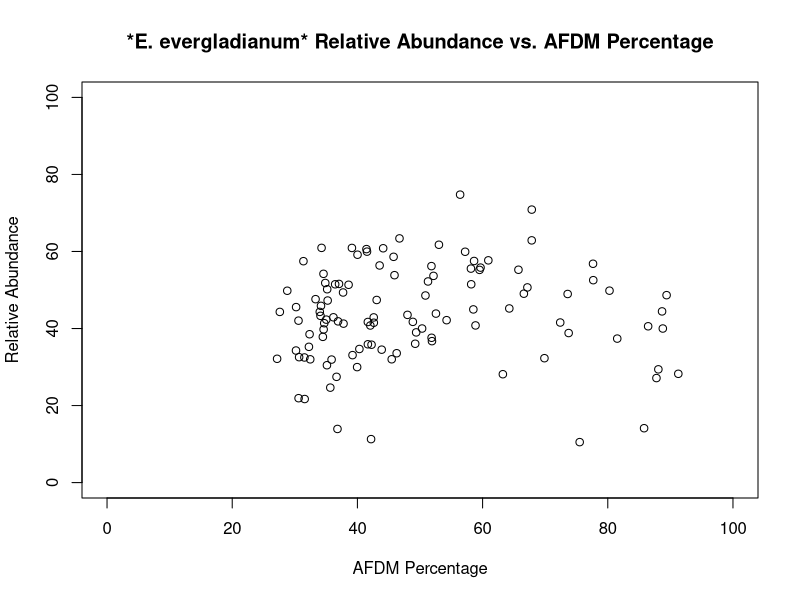
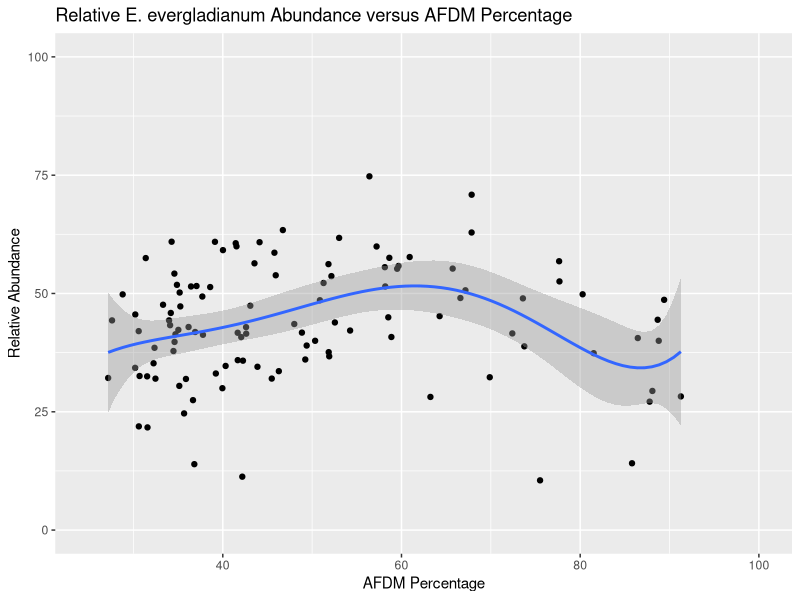
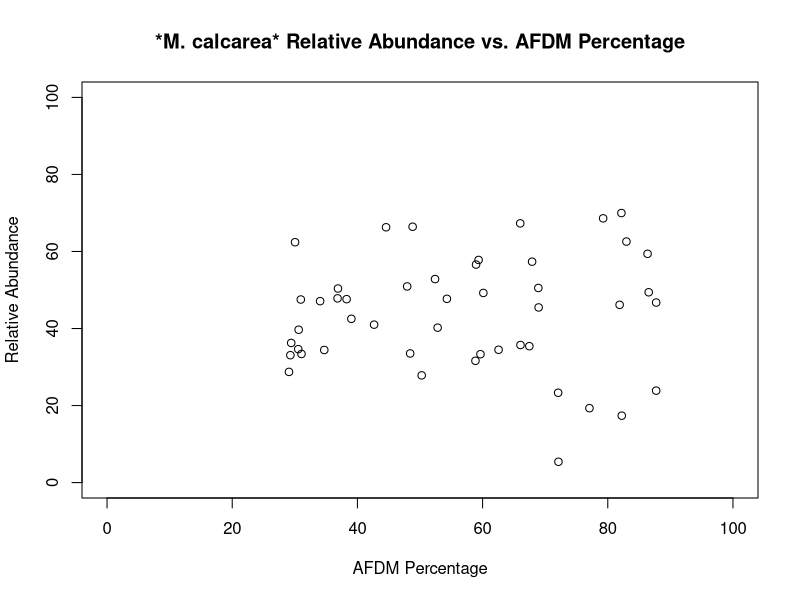

The R script that drew these images, in order: (Note: this script raises an error after producing the figures.)
## ---- chunk 1
knitr::opts_chunk$set(echo = TRUE)
## ---- chunk 2

#Encyonema evergladianum analysis

eevergladianum <- c(40.80145719,60.9375,57.48031496,55.25846702,44.96124031,50.67178503,57.69980507,30.46875,48.57142857,59.16030534,43.54527938,45.88235294,28.24427481,45.55984556,41.37931034,47.61904762,50.19762846,58.61386139,10.5065666,56.37065637,51.82341651,38.996139,29.98102467,36.04651163,34.28571429,32.4853229,41.86046512,61.74757282,51.57480315,51.48514851,41.26984127,55.81395349,14.11764706,41.69741697,44.31137725,49.82698962,63.39622642,56.20155039,32.14285714,13.92649903,60.61776062,49.35543278,59.96204934,28.13688213,52.21518987,34.68634686,11.28404669,44.31372549,32.55813953,34.50980392,27.13754647,21.69625247,41.72932331,74.7553816,51.3562387,29.4017094,42.043222,38.51851852,57.53424658,41.50197628,32.29571984,49.80694981,43.29501916,45.21072797,42.91338583,47.265625,53.84615385,40.57971014,32.01581028,40,49.04214559,55.2238806,42.30769231,48.65900383,37.83783784,31.93612774,24.65208748,44.44444444,51.48148148,27.45825603,60.83499006,56.81381958,40,37.59689922,32,70.87198516,41.55844156,47.41035857,21.9123506,43.87351779,35.90733591,62.88659794,48.96551724,33.58208955,42.16634429,42.88425047,33.08823529,59.93031359,38.82783883,55.55555556,40.78431373,53.66795367,39.76143141,37.38317757,60.91954023,54.19847328,52.54901961,35.24752475,36.71875,35.79766537)
eevergladianumafdwpercent <- c(58.86951293,34.27220179,31.37589621,65.728,58.52213315,67.15766503,60.91581869,35.13257576,50.87001024,40.01843318,48,34.1804683,91.26832377,30.20677894,34.70057424,33.31373702,35.17264726,45.77932343,75.50943396,43.54702657,34.86731094,49.38752784,39.95584989,49.23215899,30.18945634,31.53094463,36.90535804,53.02111138,37.06008365,58.18181818,37.77913735,59.67006729,85.80071174,41.66666667,27.60459136,80.2742616,46.7216873,51.82744158,27.17027109,36.81457431,41.44535651,37.71011298,41.53306613,63.23794792,51.27919911,40.31545741,42.18192931,33.98779517,30.68662173,43.88036956,87.7753304,31.57340926,48.85598923,56.40966094,38.58954041,88.08120498,30.58769932,32.3574969,58.63954506,42.61962693,69.87951807,28.79380009,34.10324289,64.26764127,36.16917247,35.24683502,45.92487597,86.44820883,45.47998278,88.79202989,66.59305994,59.51535408,35.0264779,89.39592295,34.478381,35.87605774,35.66918754,88.67268937,36.44566181,36.66542335,44.11594203,77.64261745,50.33382789,51.85377236,32.46305419,67.85343934,72.4033686,43.07913669,30.60299083,52.54599212,41.67234719,67.84774872,73.58925144,46.27290738,54.24981523,42.605387,39.22091235,57.21187026,73.74815906,58.13795447,42.06378987,52.1557213,34.60194752,81.51128996,39.12233299,34.5823307,77.6802049,32.25181921,51.91166322,42.25629484)
eevergladianumdata <- data.frame(eevergladianum, eevergladianumafdwpercent)
plot(eevergladianumafdwpercent, eevergladianum, main = "*E. evergladianum* Relative Abundance vs. AFDM Percentage", xlab = "AFDM Percentage", ylab = "Relative Abundance", xlim = c(0,100), ylim = c(0,100))

linear.model.ee <- lm(eevergladianumafdwpercent ~ eevergladianum)
summary(linear.model.ee)
### Cannot fit linear model

exponential.modelee <- lm(log(eevergladianumafdwpercent)~ eevergladianum)
summary(exponential.modelee)
### Cannot fit exponential model

eevergladianumafdm2 <- eevergladianumafdwpercent^2
quadratic.modelee <-lm(eevergladianum ~ eevergladianumafdwpercent + eevergladianumafdm2)
summary(quadratic.modelee)
### Weak correlation for quadratic model and pvalue <0.05

library(dplyr)
library(tidyverse)
library(caret)
model <- lm(eevergladianum ~ poly(eevergladianumafdwpercent, 2, raw = TRUE), data = eevergladianumdata)
predictions <- model %>% predict(eevergladianumdata)
data.frame(
  RMSE = RMSE(predictions, eevergladianumdata$eevergladianum),
  R2 = R2(predictions, eevergladianumdata$eevergladianum)
)
eeplot <- ggplot(eevergladianumdata, aes(eevergladianumafdwpercent, eevergladianum) ) +
  geom_point() +
  stat_smooth(method = lm, formula = y ~ poly(x, 5, raw = TRUE))
eeplot + scale_x_continuous(name="AFDM Percentage", limits=c(25, 100)) +
  scale_y_continuous(name="Relative Abundance", limits=c(0, 100)) +ggtitle("Relative E. evergladianum Abundance versus AFDM Percentage")

# Mastogloia calcarea analysis

mcalcarea <- c(27.83882784,33.39658444,45.47206166,17.37451737,28.74251497,62.40310078,56.60377358,52.83757339,31.61764706,59.39849624,67.3040153,66.28571429,36.25730994,35.71428571,40.22346369,23.32695985,33.52826511,50.92250923,69.98011928,50.3875969,50.52631579,47.1042471,68.60465116,34.64566929,34.48275862,39.68589514,33.33333333,47.61904762,47.70992366,5.405405405,23.87475538,46.74329502,47.52851711,49.41176471,35.41666667,33.07086614,66.41929499,57.80346821,57.35294118,62.57425743,49.23664122,47.83427495,34.42940039,41.00580271,42.51968504,46.15384615,19.31818182)
mcalcareaafdwpercent <- c(50.27072053,31.06475148,68.95059502,82.23329182,29.07054871,30.0390625,58.95879911,52.40447958,58.85933996,86.35551586,66.01583113,44.57917261,29.4222338,66.05316973,52.81447444,72.07334274,48.42820731,47.95008913,82.17687075,36.89223058,68.9048474,34.04255319,79.25892454,30.54514871,62.55280628,30.6122449,59.65734896,38.27586207,54.29635541,72.1197212,87.7318117,87.73281952,30.95573283,86.53702319,67.46629659,29.28915663,48.82154882,59.36111111,67.91044776,82.97981089,60.12030564,36.82849184,34.70728225,42.66700793,39.03556034,81.89126296,77.07061901)
mcalcareadata <- data.frame(mcalcarea,mcalcareaafdwpercent)
plot(mcalcareaafdwpercent,mcalcarea, main = "*M. calcarea* Relative Abundance vs. AFDM Percentage", xlab = "AFDM Percentage", ylab = "Relative Abundance", xlim = c(0,100), ylim = c(0,100))

logmcafdm <- log(mcalcareaafdwpercent)
linear.model.mc <- lm(mcalcarea ~ logmcafdm)
summary(linear.model.mc)
### Cannot fit a linear model

exponential.modelmc <- lm(log(mcalcareaafdwpercent)~ mcalcarea)
summary(exponential.modelmc)
### Cannot fit exponential model

mcalcareaafdm2 <- mcalcareaafdwpercent^2
quadratic.modelmc <-lm(mcalcarea ~ mcalcareaafdwpercent + mcalcareaafdm2)
summary(quadratic.modelmc)
### Cannot fit quadratic model
## ---- chunk 3
knitr::include_graphics("/Users/ktstans6/Desktop/CERP map.png")
## ---- chunk 4
eevergladianum <- c(40.80145719,60.9375,57.48031496,55.25846702,44.96124031,50.67178503,57.69980507,30.46875,48.57142857,59.16030534,43.54527938,45.88235294,28.24427481,45.55984556,41.37931034,47.61904762,50.19762846,58.61386139,10.5065666,56.37065637,51.82341651,38.996139,29.98102467,36.04651163,34.28571429,32.4853229,41.86046512,61.74757282,51.57480315,51.48514851,41.26984127,55.81395349,14.11764706,41.69741697,44.31137725,49.82698962,63.39622642,56.20155039,32.14285714,13.92649903,60.61776062,49.35543278,59.96204934,28.13688213,52.21518987,34.68634686,11.28404669,44.31372549,32.55813953,34.50980392,27.13754647,21.69625247,41.72932331,74.7553816,51.3562387,29.4017094,42.043222,38.51851852,57.53424658,41.50197628,32.29571984,49.80694981,43.29501916,45.21072797,42.91338583,47.265625,53.84615385,40.57971014,32.01581028,40,49.04214559,55.2238806,42.30769231,48.65900383,37.83783784,31.93612774,24.65208748,44.44444444,51.48148148,27.45825603,60.83499006,56.81381958,40,37.59689922,32,70.87198516,41.55844156,47.41035857,21.9123506,43.87351779,35.90733591,62.88659794,48.96551724,33.58208955,42.16634429,42.88425047,33.08823529,59.93031359,38.82783883,55.55555556,40.78431373,53.66795367,39.76143141,37.38317757,60.91954023,54.19847328,52.54901961,35.24752475,36.71875,35.79766537)
eevergladianumafdwpercent <- c(58.86951293,34.27220179,31.37589621,65.728,58.52213315,67.15766503,60.91581869,35.13257576,50.87001024,40.01843318,48,34.1804683,91.26832377,30.20677894,34.70057424,33.31373702,35.17264726,45.77932343,75.50943396,43.54702657,34.86731094,49.38752784,39.95584989,49.23215899,30.18945634,31.53094463,36.90535804,53.02111138,37.06008365,58.18181818,37.77913735,59.67006729,85.80071174,41.66666667,27.60459136,80.2742616,46.7216873,51.82744158,27.17027109,36.81457431,41.44535651,37.71011298,41.53306613,63.23794792,51.27919911,40.31545741,42.18192931,33.98779517,30.68662173,43.88036956,87.7753304,31.57340926,48.85598923,56.40966094,38.58954041,88.08120498,30.58769932,32.3574969,58.63954506,42.61962693,69.87951807,28.79380009,34.10324289,64.26764127,36.16917247,35.24683502,45.92487597,86.44820883,45.47998278,88.79202989,66.59305994,59.51535408,35.0264779,89.39592295,34.478381,35.87605774,35.66918754,88.67268937,36.44566181,36.66542335,44.11594203,77.64261745,50.33382789,51.85377236,32.46305419,67.85343934,72.4033686,43.07913669,30.60299083,52.54599212,41.67234719,67.84774872,73.58925144,46.27290738,54.24981523,42.605387,39.22091235,57.21187026,73.74815906,58.13795447,42.06378987,52.1557213,34.60194752,81.51128996,39.12233299,34.5823307,77.6802049,32.25181921,51.91166322,42.25629484)
eevergladianumdata <- data.frame(eevergladianum, eevergladianumafdwpercent)
eevergladianumafdm2 <- eevergladianumafdwpercent^2
quadratic.modelee <-lm(eevergladianum ~ eevergladianumafdwpercent + eevergladianumafdm2)
library(dplyr)
library(tidyverse)
library(caret)
model <- lm(eevergladianum ~ poly(eevergladianumafdwpercent, 2, raw = TRUE), data = eevergladianumdata)
predictions <- model %>% predict(eevergladianumdata)
eeplot <- ggplot(eevergladianumdata, aes(eevergladianumafdwpercent, eevergladianum) ) +
  geom_point() +
  stat_smooth(method = lm, formula = y ~ poly(x, 5, raw = TRUE))
eeplot + scale_x_continuous(name="AFDM Percentage", limits=c(25, 100)) +
  scale_y_continuous(name="Relative Abundance", limits=c(0, 100)) +ggtitle("Relative E. evergladianum Abundance versus AFDM Percentage")
## ---- chunk 5
mcalcarea <- c(27.83882784,33.39658444,45.47206166,17.37451737,28.74251497,62.40310078,56.60377358,52.83757339,31.61764706,59.39849624,67.3040153,66.28571429,36.25730994,35.71428571,40.22346369,23.32695985,33.52826511,50.92250923,69.98011928,50.3875969,50.52631579,47.1042471,68.60465116,34.64566929,34.48275862,39.68589514,33.33333333,47.61904762,47.70992366,5.405405405,23.87475538,46.74329502,47.52851711,49.41176471,35.41666667,33.07086614,66.41929499,57.80346821,57.35294118,62.57425743,49.23664122,47.83427495,34.42940039,41.00580271,42.51968504,46.15384615,19.31818182)
mcalcareaafdwpercent <- c(50.27072053,31.06475148,68.95059502,82.23329182,29.07054871,30.0390625,58.95879911,52.40447958,58.85933996,86.35551586,66.01583113,44.57917261,29.4222338,66.05316973,52.81447444,72.07334274,48.42820731,47.95008913,82.17687075,36.89223058,68.9048474,34.04255319,79.25892454,30.54514871,62.55280628,30.6122449,59.65734896,38.27586207,54.29635541,72.1197212,87.7318117,87.73281952,30.95573283,86.53702319,67.46629659,29.28915663,48.82154882,59.36111111,67.91044776,82.97981089,60.12030564,36.82849184,34.70728225,42.66700793,39.03556034,81.89126296,77.07061901)
mcalcareadata <- data.frame(mcalcarea,mcalcareaafdwpercent)
plot(mcalcareaafdwpercent,mcalcarea, main = "*M. calcarea* Relative Abundance vs. AFDM Percentage", xlab = "AFDM Percentage", ylab = "Relative Abundance", xlim = c(0,100), ylim = c(0,100))
